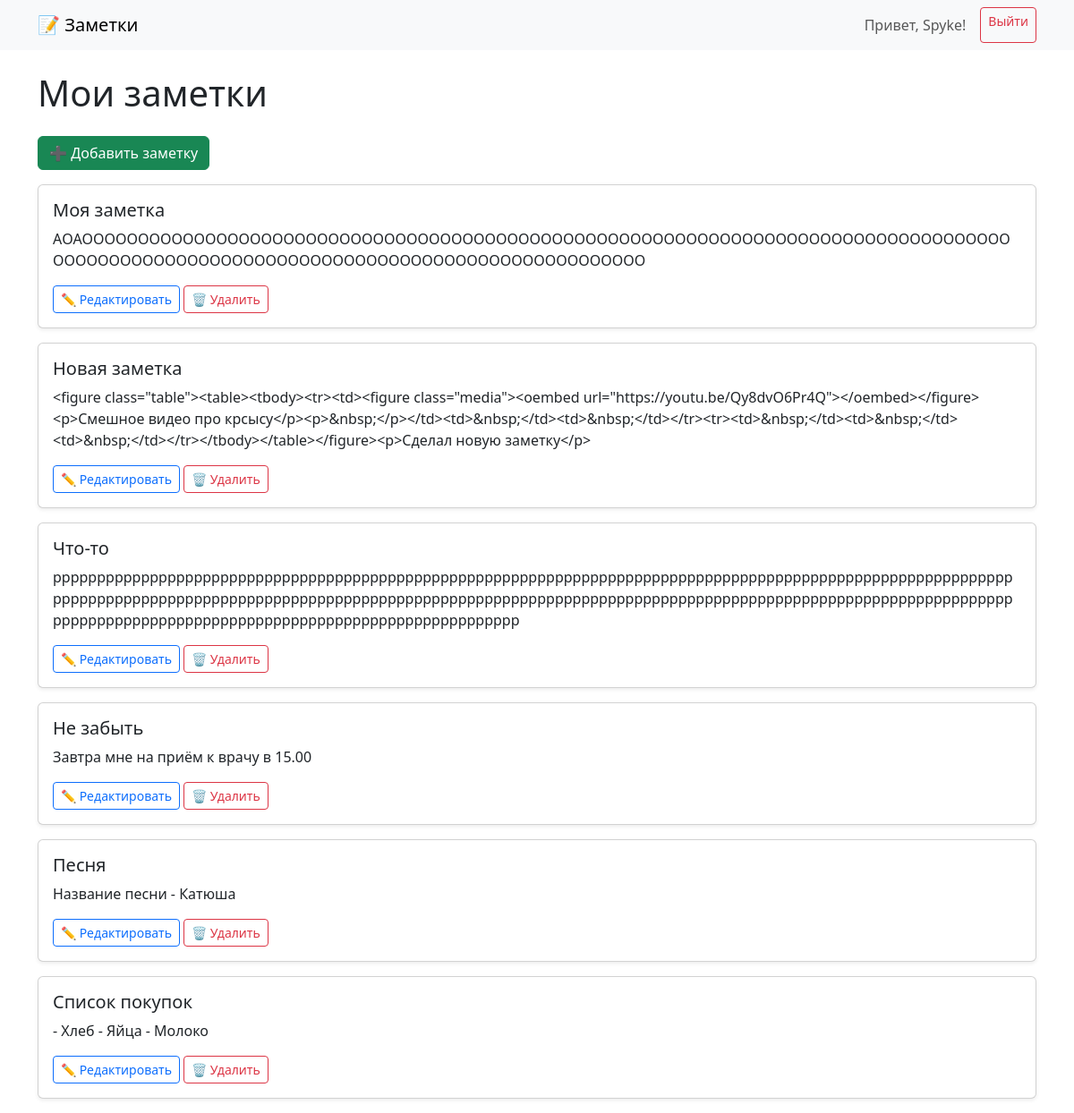
The app's page / (signed in), older data.
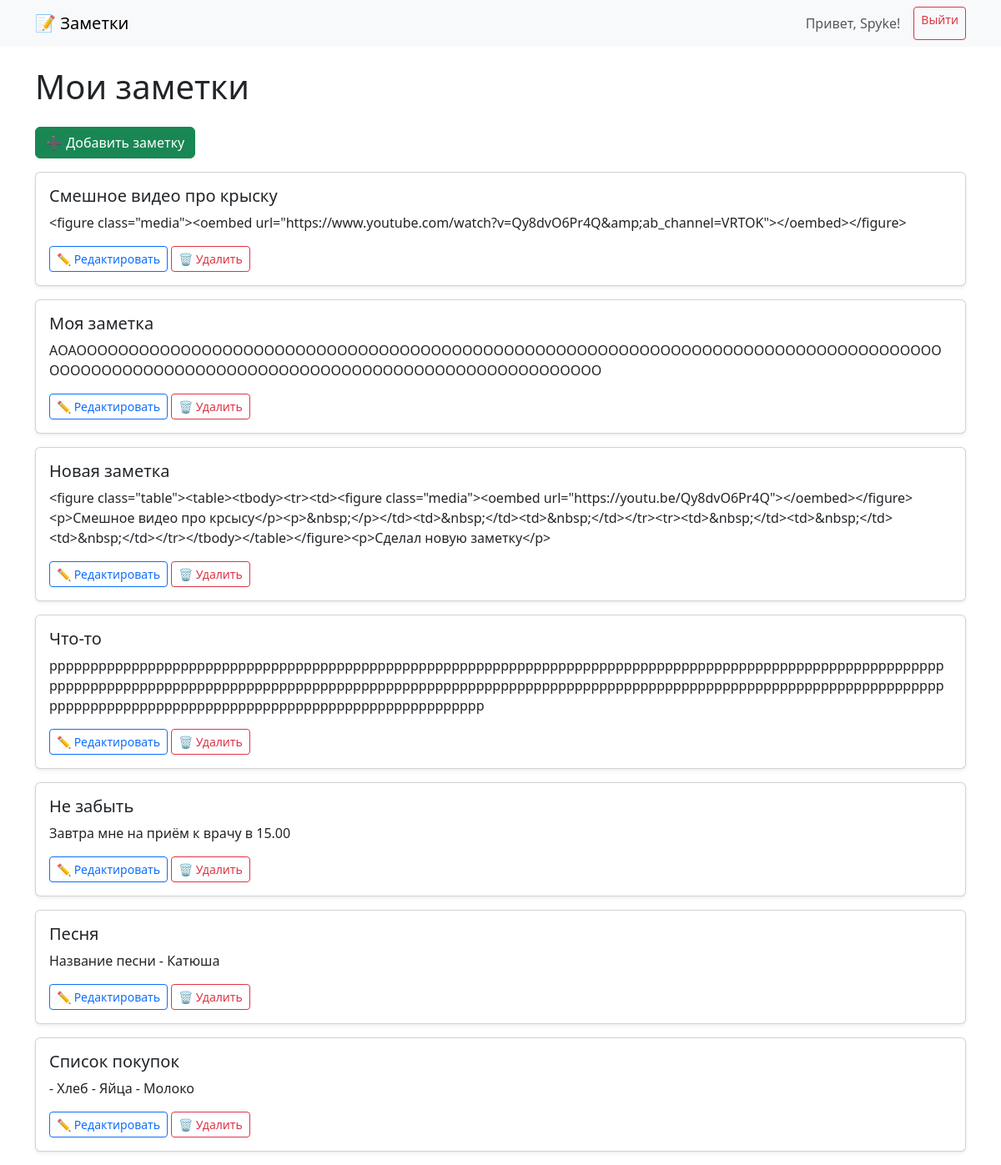
The same page, newer data.
### notes/models.py (models this page shows, shortened)
class Note(models.Model):
    user = models.ForeignKey(User, on_delete=models.CASCADE)
    title = models.CharField(max_length=200)
    content = CKEditor5Field('Content', config_name='default')  # Используем CKEditor5Field
    image = models.ImageField(upload_to='note_images/', blank=True, null=True)
    created_at = models.DateTimeField(auto_now_add=True)

### notes/views.py (the view)
# urls.py: path('', views.home, name='home'),
def home(request):
    if request.user.is_authenticated:
        notes = Note.objects.filter(user=request.user).order_by('-created_at')
        return render(request, 'home.html', {'notes': notes})
    else:
        guest_notes = [
            {"title": "Добро пожаловать!", "content": "Зарегистрируйтесь, чтобы сохранять свои заметки."},
            {"title": "Пример заметки", "content": "Это демо-заметка. Зарегистрируйтесь, чтобы создать свою!"},
        ]
        return render(request, 'home.html', {'notes': guest_notes, 'guest_mode': True})

### templates/home.html (shortened to what this page needs)
{% extends 'base.html' %}
{% block content %}
{% if user.is_authenticated %}
  <h1 class="mb-4">Мои заметки</h1>
  <a class="btn btn-success mb-3" href="{% url 'add_note' %}">➕ Добавить заметку</a>
  {% if notes %}
    {% for note in notes %}
      <div class="card mb-3 shadow-sm">
        <div class="card-body">
          <h5 class="card-title">{{ note.title }}</h5>
          <p class="card-text">{{ note.content }}</p>
          <a href="{% url 'edit_note' note.id %}" class="btn btn-sm btn-outline-primary">✏️ Редактировать</a>
          <form action="{% url 'delete_note' note.id %}" method="post" style="display: inline;">
            <button type="submit" class="btn btn-sm btn-outline-danger">🗑️ Удалить</button>
          </form>
        </div>
      </div>
    {% endfor %}
  {% else %}
    <p>У вас пока нет заметок. Создайте первую!</p>
  {% endif %}
{% endif %}
{% endblock %}

Row changes from the older to the newer data that the page shows:
added Note: title "Смешное видео про крыску", content "<figure class=\"media\"><oembed url=\"https://www.youtube.com/watch?v=Qy8dvO6Pr4Q&amp;ab_channel=VRTOK\"></oembed></figure>"
